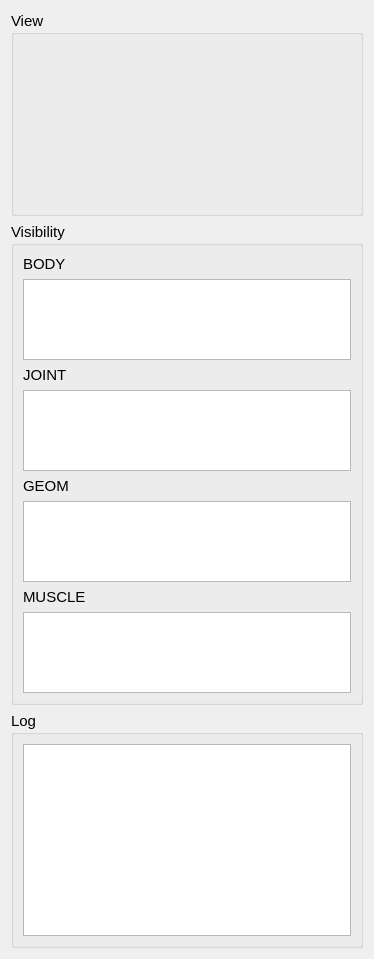
       <widget class="QWidget" name="scrollAreaWidgetContents">
        <property name="geometry">
         <rect>
          <x>0</x>
          <y>0</y>
          <width>374</width>
          <height>959</height>
         </rect>
        </property>
        <layout class="QGridLayout" name="gridLayout_7">
         <item row="1" column="0">
          <widget class="QGroupBox" name="groupBoxVisibility">
           <property name="sizePolicy">
            <sizepolicy hsizetype="Preferred" vsizetype="Preferred">
             <horstretch>0</horstretch>
             <verstretch>0</verstretch>
            </sizepolicy>
           </property>
           <property name="font">
            <font>
             <pointsize>11</pointsize>
            </font>
           </property>
           <property name="title">
            <string>Visibility</string>
           </property>
           <layout class="QGridLayout" name="gridLayout_4">
            <item row="0" column="0">
             <widget class="QLabel" name="label">
              <property name="font">
               <font>
                <pointsize>11</pointsize>
               </font>
              </property>
              <property name="text">
               <string>BODY</string>
              </property>
             </widget>
            </item>
            <item row="1" column="0">
             <widget class="QListWidget" name="listWidgetBody">
              <property name="sizePolicy">
               <sizepolicy hsizetype="Expanding" vsizetype="Expanding">
                <horstretch>0</horstretch>
                <verstretch>0</verstretch>
               </sizepolicy>
              </property>
              <property name="font">
               <font>
                <pointsize>11</pointsize>
               </font>
              </property>
              <property name="focusPolicy">
               <enum>Qt::NoFocus</enum>
              </property>
              <property name="contextMenuPolicy">
               <enum>Qt::CustomContextMenu</enum>
              </property>
              <property name="toolTip">
               <string>Use this list to control which elements are displayed</string>
              </property>
              <property name="statusTip">
               <string>Body List</string>
              </property>
              <property name="selectionMode">
               <enum>QAbstractItemView::SingleSelection</enum>
              </property>
             </widget>
            </item>
            <item row="2" column="0">
             <widget class="QLabel" name="label_4">
              <property name="font">
               <font>
                <pointsize>11</pointsize>
               </font>
              </property>
              <property name="text">
               <string>JOINT</string>
              </property>
             </widget>
            </item>
            <item row="3" column="0">
             <widget class="QListWidget" name="listWidgetJoint">
              <property name="sizePolicy">
               <sizepolicy hsizetype="Expanding" vsizetype="Expanding">
                <horstretch>0</horstretch>
                <verstretch>0</verstretch>
               </sizepolicy>
              </property>
              <property name="font">
               <font>
                <pointsize>11</pointsize>
               </font>
              </property>
              <property name="focusPolicy">
               <enum>Qt::NoFocus</enum>
              </property>
              <property name="contextMenuPolicy">
               <enum>Qt::CustomContextMenu</enum>
              </property>
              <property name="toolTip">
               <string>Use this list to control which elements are displayed</string>
              </property>
              <property name="statusTip">
               <string>Joint List</string>
              </property>
              <property name="selectionMode">
               <enum>QAbstractItemView::SingleSelection</enum>
              </property>
             </widget>
            </item>
            <item row="4" column="0">
             <widget class="QLabel" name="label_2">
              <property name="font">
               <font>
                <pointsize>11</pointsize>
               </font>
              </property>
              <property name="text">
               <string>GEOM</string>
              </property>
             </widget>
            </item>
            <item row="5" column="0">
             <widget class="QListWidget" name="listWidgetGeom">
              <property name="sizePolicy">
               <sizepolicy hsizetype="Expanding" vsizetype="Expanding">
                <horstretch>0</horstretch>
                <verstretch>0</verstretch>
               </sizepolicy>
              </property>
              <property name="font">
               <font>
                <pointsize>11</pointsize>
               </font>
              </property>
              <property name="focusPolicy">
               <enum>Qt::NoFocus</enum>
              </property>
              <property name="contextMenuPolicy">
               <enum>Qt::CustomContextMenu</enum>
              </property>
              <property name="toolTip">
               <string>Use this list to control which elements are displayed</string>
              </property>
              <property name="statusTip">
               <string>Geom List</string>
              </property>
              <property name="selectionMode">
               <enum>QAbstractItemView::SingleSelection</enum>
              </property>
             </widget>
            </item>
            <item row="6" column="0">
             <widget class="QLabel" name="label_3">
              <property name="font">
               <font>
                <pointsize>11</pointsize>
               </font>
              </property>
              <property name="text">
               <string>MUSCLE</string>
              </property>
             </widget>
            </item>
            <item row="7" column="0">
             <widget class="QListWidget" name="listWidgetMuscle">
              <property name="sizePolicy">
               <sizepolicy hsizetype="Expanding" vsizetype="Expanding">
                <horstretch>0</horstretch>
                <verstretch>0</verstretch>
               </sizepolicy>
              </property>
              <property name="font">
               <font>
                <pointsize>11</pointsize>
               </font>
              </property>
              <property name="focusPolicy">
               <enum>Qt::NoFocus</enum>
              </property>
              <property name="contextMenuPolicy">
               <enum>Qt::CustomContextMenu</enum>
              </property>
              <property name="toolTip">
               <string>Use this list to control which elements are displayed</string>
              </property>
              <property name="statusTip">
               <string>Muscle List</string>
              </property>
              <property name="selectionMode">
               <enum>QAbstractItemView::SingleSelection</enum>
              </property>
             </widget>
            </item>
           </layout>
          </widget>
         </item>
         <item row="0" column="0">
          <widget class="QGroupBox" name="groupBoxView">
           <property name="font">
            <font>
             <pointsize>11</pointsize>
            </font>
           </property>
           <property name="title">
            <string>View</string>
           </property>
           <layout class="QGridLayout" name="gridLayout_6">
            <item row="0" column="0">
             <widget class="ViewControlWidget" name="widgetViewFrame" native="true">
              <property name="sizePolicy">
               <sizepolicy hsizetype="Fixed" vsizetype="Fixed">
                <horstretch>0</horstretch>
                <verstretch>0</verstretch>
               </sizepolicy>
              </property>
              <property name="minimumSize">
               <size>
                <width>320</width>
                <height>160</height>
               </size>
              </property>
              <property name="maximumSize">
               <size>
                <width>320</width>
                <height>160</height>
               </size>
              </property>
              <property name="toolTip">
               <string>Camera direction controll</string>
              </property>
             </widget>
            </item>
           </layout>
          </widget>
         </item>
         <item row="2" column="0">
          <widget class="QGroupBox" name="groupBoxLog">
           <property name="sizePolicy">
            <sizepolicy hsizetype="Preferred" vsizetype="Preferred">
             <horstretch>0</horstretch>
             <verstretch>0</verstretch>
            </sizepolicy>
           </property>
           <property name="font">
            <font>
             <pointsize>11</pointsize>
            </font>
           </property>
           <property name="title">
            <string>Log</string>
           </property>
           <layout class="QGridLayout" name="gridLayout_5">
            <item row="1" column="0" colspan="3">
             <widget class="QTextEdit" name="textEditLog">
              <property name="sizePolicy">
               <sizepolicy hsizetype="Expanding" vsizetype="MinimumExpanding">
                <horstretch>0</horstretch>
                <verstretch>0</verstretch>
               </sizepolicy>
              </property>
              <property name="cursor" stdset="0">
               <cursorShape>IBeamCursor</cursorShape>
              </property>
              <property name="lineWrapMode">
               <enum>QTextEdit::NoWrap</enum>
              </property>
              <property name="readOnly">
               <bool>true</bool>
              </property>
              <property name="acceptRichText">
               <bool>false</bool>
              </property>
              <property name="textInteractionFlags">
               <set>Qt::TextSelectableByKeyboard|Qt::TextSelectableByMouse</set>
              </property>
             </widget>
            </item>
           </layout>
          </widget>
         </item>
        </layout>
       </widget>
